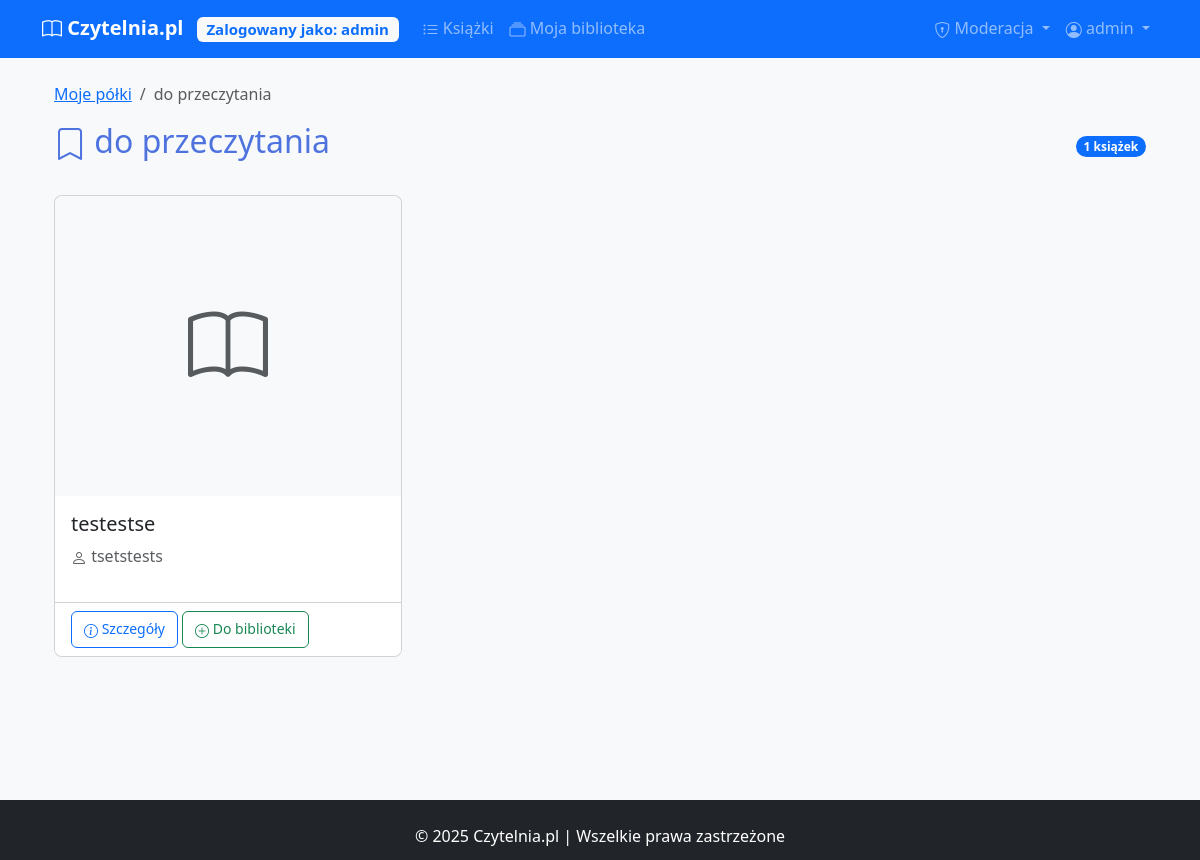
The app's page /shelf/5 (signed in) with its own data.
### models.py (models this page shows)
class User(UserMixin, db.Model):
    __tablename__ = 'users'
    id = db.Column(db.Integer, primary_key=True)
    username = db.Column(db.String(50), unique=True, nullable=False)
    password = db.Column(db.String(100), nullable=False)
    is_moderator = db.Column(db.Boolean, default=False)
    date_joined = db.Column(db.DateTime, default=datetime.utcnow)
    library_books = db.relationship('UserLibrary', back_populates='user')
    shelves = db.relationship('Shelf', back_populates='user', lazy='dynamic')
    reviews = db.relationship('Review', backref='review_user', lazy=True)

class Shelf(db.Model):
    __tablename__ = 'shelves'
    id = db.Column(db.Integer, primary_key=True)
    user_id = db.Column(db.Integer, db.ForeignKey('users.id'))
    name = db.Column(db.String(50), nullable=False)
    is_default = db.Column(db.Boolean, default=False)
    created_at = db.Column(db.DateTime, default=datetime.utcnow)
    user = db.relationship('User', back_populates='shelves')
    books = db.relationship('UserLibrary', back_populates='shelf')

class Book(db.Model):
    __tablename__ = 'books'
    id = db.Column(db.Integer, primary_key=True)
    title = db.Column(db.String(100), nullable=False)
    author = db.Column(db.String(50), nullable=False)
    description = db.Column(db.Text)
    cover_url = db.Column(db.String(255))
    isbn = db.Column(db.String(20))
    date_added = db.Column(db.DateTime, default=datetime.utcnow)
    library_entries = db.relationship('UserLibrary', back_populates='book')
    book_reviews = db.relationship('Review', backref='review_book', lazy=True)

### app.py (the view)
@app.route('/shelf/<int:shelf_id>')
@login_required
def shelf_books(shelf_id):
    shelf = Shelf.query.filter_by(id=shelf_id, user_id=current_user.id).first_or_404()
    page = request.args.get('page', 1, type=int)
    per_page = request.args.get('per_page', 12, type=int)
    books_pagination = Book.query.join(
        UserLibrary
    ).filter(
        UserLibrary.user_id == current_user.id,
        UserLibrary.shelf_id == shelf_id
    ).order_by(
        UserLibrary.added_at.desc()
    ).paginate(page=page, per_page=per_page, error_out=False)
    return render_template(
        'shelf_books.html',
        shelf=shelf,
        books=books_pagination.items,
        pagination=books_pagination
    )

### app.py (called while the page is built)
@login_manager.user_loader
def load_user(user_id):
    return User.query.get(int(user_id))

### templates/shelf_books.html (shortened to what this page needs)
{% extends "base.html" %}
{% block content %}
<div class="container">
    <nav aria-label="breadcrumb">
        <ol class="breadcrumb">
            <li class="breadcrumb-item"><a href="{{ url_for('my_shelves') }}">Moje półki</a></li>
            <li class="breadcrumb-item active">{{ shelf.name }}</li>
        </ol>
    </nav>
    <div class="d-flex justify-content-between align-items-center mb-4">
        <h2><i class="bi bi-bookmark{% if shelf.is_default %}-fill{% endif %}"></i> {{ shelf.name }}</h2>
        <span class="badge bg-primary rounded-pill">
            {{ pagination.total }} książek
        </span>
    </div>
    {% if books %}
    <div class="row row-cols-1 row-cols-md-3 g-4">
        {% for book in books %}
        <div class="col">
            <div class="card h-100">
                {% if book.cover_url %}
                <img src="{{ book.cover_url }}" class="card-img-top" alt="{{ book.title }}" style="height: 300px; object-fit: cover;">
                {% else %}
                <div class="card-img-top bg-light d-flex align-items-center justify-content-center" style="height: 300px;">
                  <i class="bi bi-book text-muted" style="font-size: 5rem;"></i>
                </div>
                {% endif %}
                <div class="card-body">
                  <h5 class="card-title">{{ book.title }}</h5>
                  <p class="card-text text-muted"><i class="bi bi-person"></i> {{ book.author }}</p>
                </div>
                <div class="card-footer bg-white">
                  <a href="{{ url_for('book_details', book_id=book.id) }}" class="btn btn-outline-primary btn-sm">
                      <i class="bi bi-info-circle"></i> Szczegóły
                  </a>
                  {% if current_user.is_authenticated %}
                  <form method="POST" action="{{ url_for('add_to_library', book_id=book.id) }}" class="d-inline">
                      <button type="submit" class="btn btn-outline-success btn-sm">
                          <i class="bi bi-plus-circle"></i> Do biblioteki
                      </button>
                  </form>
                  {% endif %}
            </div>
        </div>
        {% endfor %}
    </div>
    {% else %}
    <div class="alert alert-info">
        Ta półka jest pusta. Dodaj książki z <a href="{{ url_for('book_list') }}">listy książek</a>.
    </div>
    {% endif %}
</div>
{% endblock %}

### templates/base.html (shortened to what this page needs)
<!DOCTYPE html>
<html lang="pl">
<head>
    <link href="{{ url_for('static', filename='css/style.css') }}" rel="stylesheet">
    <link href="https://cdn.jsdelivr.net/npm/bootstrap@5.3.0/dist/css/bootstrap.min.css" rel="stylesheet">
    <link rel="stylesheet" href="https://cdn.jsdelivr.net/npm/bootstrap-icons@1.10.0/font/bootstrap-icons.css">
    <link rel="stylesheet" href="{{ url_for('static', filename='css/style.css') }}">
</head>
<body class="d-flex flex-column min-vh-100 bg-light">
    <nav class="navbar navbar-expand-lg navbar-dark bg-primary mb-4">
        <div class="container">
            <a class="navbar-brand" href="{{ url_for('home') }}">
                <i class="bi bi-book"></i> Czytelnia.pl
                {% if current_user.is_authenticated %}
                <span class="badge bg-light text-primary ms-2">Zalogowany jako: {{ current_user.username }}</span>
                {% endif %}
            </a>
            <div class="collapse navbar-collapse" id="navbarNav">
                <ul class="navbar-nav me-auto">
                    <li class="nav-item">
                        <a class="nav-link" href="{{ url_for('book_list') }}">
                            <i class="bi bi-list-ul"></i> Książki
                        </a>
                    </li>
                    {% if current_user.is_authenticated %}
                    <li class="nav-item">
                        <a class="nav-link" href="{{ url_for('my_library') }}">
                            <i class="bi bi-collection"></i> Moja biblioteka
                        </a>
                    </li>
                    {% endif %}
                </ul>
                <ul class="navbar-nav">
                    {% if current_user.is_authenticated %}
                    {% if current_user.is_moderator %}
                    <li class="nav-item dropdown">
                        <a class="nav-link dropdown-toggle" href="#" id="moderatorDropdown" role="button" data-bs-toggle="dropdown">
                            <i class="bi bi-shield-lock"></i> Moderacja
                        </a>
                    </li>
                    {% endif %}
                    <li class="nav-item dropdown">
                      <a class="nav-link dropdown-toggle" href="#" id="navbarDropdown" role="button" data-bs-toggle="dropdown">
                          <i class="bi bi-person-circle"></i> {{ current_user.username }}
                      </a>
                  </li>
                  {% endif %}
              </ul>
            </div>
        </div>
    </nav>
    <main class="container mb-5">
<div class="position-fixed bottom-0 end-0 p-3" style="z-index: 11">
  </div>
        {% block content %}{% endblock %}
    </main>
    <footer class="bg-dark text-white py-4 mt-auto">
        <div class="container text-center">
            <p class="mb-0">&copy; 2025 Czytelnia.pl | Wszelkie prawa zastrzeżone</p>
        </div>
    </footer>
</body>
</html>

### static/css/style.css (style rules this page uses)
:root { --primary-color: #4e73df; --secondary-color: #858796; --success-color: #1cc88a; --info-color: #36b9cc; --warning-color: #f6c23e; --danger-color: #e74a3b; }
html { position: relative; min-height: 100%; }
body { margin-bottom: 60px; }
footer { position: absolute; bottom: 0; width: 100%; height: 60px; }
.navbar-brand { font-weight: 700; }
.card { transition: transform 0.3s ease, box-shadow 0.3s ease; border-radius: 0.5rem; overflow: hidden; }
.btn { border-radius: 0.375rem; padding: 0.375rem 0.75rem; }
h1, h2, h3, h4, h5, h6 { color: var(--primary-color); }
.bi { vertical-align: middle; }

### records on screen
User: username "admin"
Shelf: name "do przeczytania"
Book: title "testestse", author "tsetstests"

### other values on screen
{{ pagination.total }} "1"
